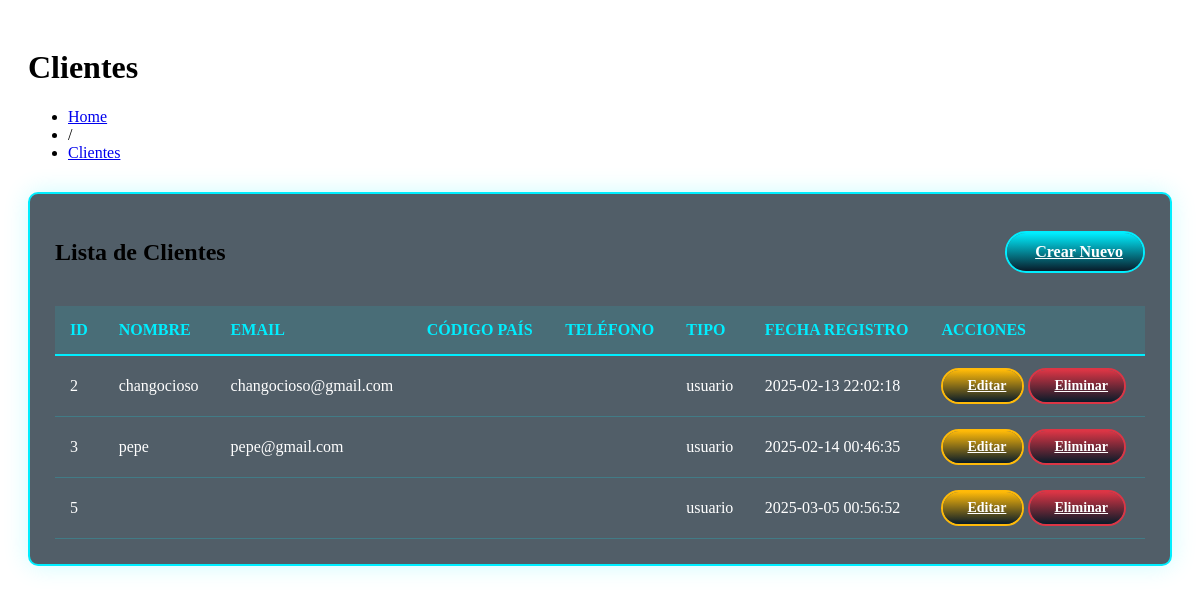
/public/dashboard_content/clientes.php, run on an earlier commit of the app's database.
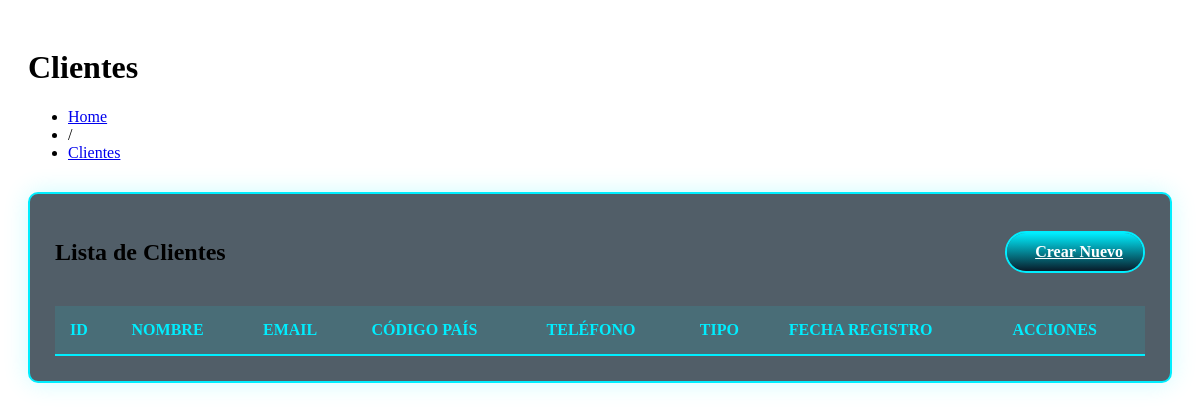
And on a later commit of the database.
### tables this page shows
CREATE TABLE `usuarios` (
  `id` int(11) NOT NULL,
  `nombre_usuario` varchar(50) NOT NULL,
  `email` varchar(100) NOT NULL,
  `codigo_pais` varchar(5) NOT NULL,
  `telefono` varchar(10) NOT NULL,
  `contraseña` varchar(255) NOT NULL,
  `tipo` varchar(50) DEFAULT NULL,
  `fecha_registro` timestamp NOT NULL DEFAULT current_timestamp(),
  `foto_perfil` varchar(255) DEFAULT 'default.png',
  `avatar_path` varchar(255) DEFAULT 'img/avatars/default-avatar.jpg',
  `cover_path` varchar(255) DEFAULT 'img/covers/default-cover.jpg',
  `biografia` text DEFAULT 'Usuario de Limanprof',
  `ultima_conexion` timestamp NULL DEFAULT NULL
);

### public/dashboard_content/clientes.php (the view, shortened to what this page needs)
<link rel="stylesheet" href="css/tables.css">
<link rel="stylesheet" href="https://cdn.datatables.net/1.13.7/css/jquery.dataTables.min.css">
<link rel="stylesheet" href="css/datatables-custom.css">
<div class="data-section">
    <div class="data-header">
        <h1 class="title">Clientes</h1>
        <ul class="breadcrumbs">
            <li><a href="?page=dashboard_main">Home</a></li>
            <li class="divider">/</li>
            <li><a href="#" class="active">Clientes</a></li>
        </ul>
    </div>
    <?php
    include("../config/config.php");
    $sql = "SELECT * FROM usuarios WHERE tipo = 'usuario'";
    $resultado = mysqli_query($conexion, $sql);
    ?>
    <div class="table-wrapper">
        <div class="table-header">
            <h2>Lista de Clientes</h2>
            <a href="AddNewUser.php" class="table-btn table-btn-add">
                <i class='bx bx-plus-circle'></i> Crear Nuevo
            </a>
        </div>
        <div class="table-container">
            <table id="clientsTable" class="data-table display">
                <thead>
                    <tr>
                        <th>Id</th>
                        <th>Nombre</th>
                        <th>Email</th>
                        <th>Código País</th>
                        <th>Teléfono</th>
                        <th>Tipo</th>
                        <th>Fecha Registro</th>
                        <th>Acciones</th>
                    </tr>
                </thead>
                <tbody>
                    <?php while ($fila = mysqli_fetch_assoc($resultado)) { ?>
                        <tr>
                            <td><?php echo $fila['id']; ?></td>
                            <td><?php echo $fila['nombre_usuario']; ?></td>
                            <td><?php echo $fila['email']; ?></td>
                            <td><?php echo $fila['codigo_pais']; ?></td>
                            <td><?php echo $fila['telefono']; ?></td>
                            <td><?php echo $fila['tipo']; ?></td>
                            <td><?php echo $fila['fecha_registro']; ?></td>
                            <td>
                                <a href="UpdateUser.php?id=<?php echo $fila['id']; ?>" class="table-btn table-btn-edit">
                                    <i class='bx bx-edit-alt'></i>Editar
                                </a>
                                <a href="DeleteUser.php?id=<?php echo $fila['id']; ?>" class="table-btn table-btn-delete">
                                    <i class='bx bx-trash'></i>Eliminar
                                </a>
                            </td>
                        </tr>
                    <?php } ?>
                </tbody>
            </table>
        </div>
    </div>
</div>

What changed in the data, as far as the page shows it:
removed usuarios: id "2", nombre_usuario "changocioso", email "changocioso@gmail.com", tipo "usuario", fecha_registro "2025-02-13 22:02:18"
removed usuarios: id "3", nombre_usuario "pepe", email "pepe@gmail.com", tipo "usuario", fecha_registro "2025-02-14 00:46:35"
removed usuarios: id "5", tipo "usuario", fecha_registro "2025-03-05 00:56:52"
